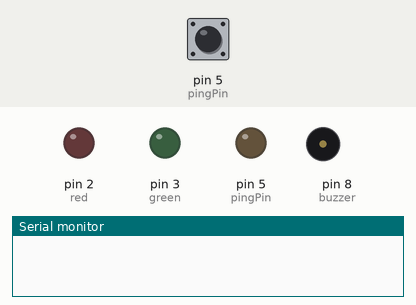
This sketch was run on a simulated Arduino Uno, built with avr-gcc and run on an emulated ATmega328P. On the bench: output pins drawn as LEDs (lit = HIGH), buzzer (waves = sounding, pin HIGH), the last lines printed to the serial monitor. The inputs (shaded band) are chosen by the test bench; at power-on: pin 5 (pingPin) LOW.

Above: at 0.1 s.
At 1.2 s:
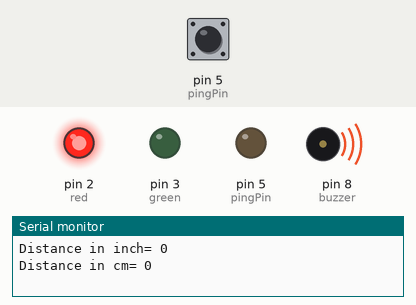
1.3 s: pin 5 (pingPin) pulsed HIGH 2 times (0.12 s each, 0.3 s apart)
At 2.5 s:
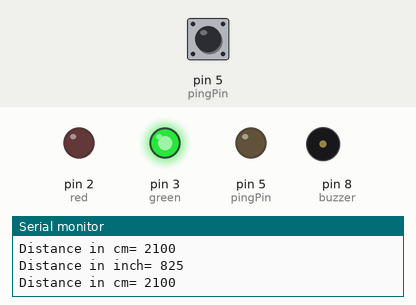
Timing chart, 0 to 4.3 s (numbered marks = the images above; inputs shaded):
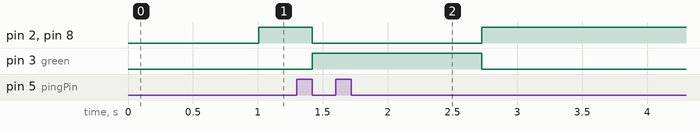

The sketch:

Obstacle_distance.ino
```cpp
int green = 3;
int red = 2;
int buzzer = 8;
int pingPin = 5;
long duration;
int inch, cm;

void setup()
{
  pinMode(green, OUTPUT);
  pinMode(red, OUTPUT);
  pinMode(buzzer, OUTPUT);
  Serial.begin(9600);
}

void loop()
{
  // to clear the pingpin
  pinMode(pingPin, OUTPUT);
  digitalWrite(pingPin, LOW);
  delay(2);

  // to trigger a echo signal
  digitalWrite(pingPin, HIGH);
  delay(5);
  digitalWrite(pingPin, LOW);

  // to recieve the return echo signal
  pinMode(pingPin, INPUT);
  duration = pulseIn(pingPin, HIGH);

  // to convert milicecond to distance
  inch = duration*0.01375/2;
  cm = duration*0.035/2;

  // to trigger to led and buzzer
  if(cm < 200){
    digitalWrite(green, LOW);
    digitalWrite(red, HIGH);
    digitalWrite(buzzer, HIGH);
  }
  else{
    digitalWrite(red, LOW);
    digitalWrite(buzzer, LOW);
    digitalWrite(green, HIGH);
  }

  // to see on the serial monitor

  Serial.print("Distance in inch= ");
  Serial.println(inch);

  Serial.print("Distance in cm= ");
  Serial.println(cm);
  Serial.println();

}
```

Measured:
- after the input at 1.3 s, pin 2 (red), pin 8 (buzzer): HIGH → LOW after 0.12 s, → HIGH 1.3 s later; pin 3 (green): LOW → HIGH after 0.12 s, → LOW 1.3 s later
